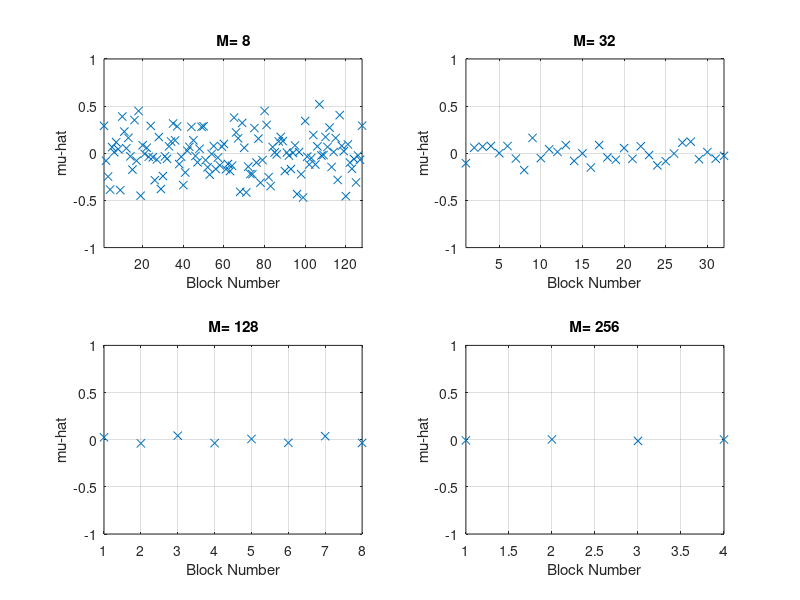

Write the MATLAB code that produced this figure. (Note: this script raises an error after producing the figure.)
% EE254, Adaptive DSP
% student: An Vo
% 1- Estimation of Signal Mean
% ------------------------------------

clear, close all
N=1024; % N = size of all available data (2^10)
sigma=0.64;
%Noise = std*randn(size) + meanValue; 
x=sigma*randn(size([1:N])); % x is WGN of zero-mean and std=sigma=0.64.
Table=[]; % estimate of stdev & true stdev are saved in Table

% Compare the estimated mean in terms of different block sizes.
loop=0;
for M=[8 32 128 256]; % M= Number of data points per block
    loop=loop+1;
    L=N/M; % L= Number of data blocks
    for k=1:L
        mu(k)=sum( x( 1+(k-1)*M : k*M) )/M; % mu of each block
    end
    
    % estimate of stdev & true stdev for each block size. The bigger block
    % size, the smaller standard deviation. 
    % true block stdev = sqrt(block variance). block variance = sigma^2/M
    Table=[Table; std(mu) sqrt(sigma^2/M)] 
    
    subplot(2,2,loop), plot([1:L],mu,'x'),grid % plot the results
    axis([1 L -1 1]);
    xlabel('Block Number'), ylabel('mu-hat'),
    title(sprintf('M= %d',M))
    mu=[];
end
%title for the group of subplots
sgtitle('Estimated signal mean in different block sizes') 